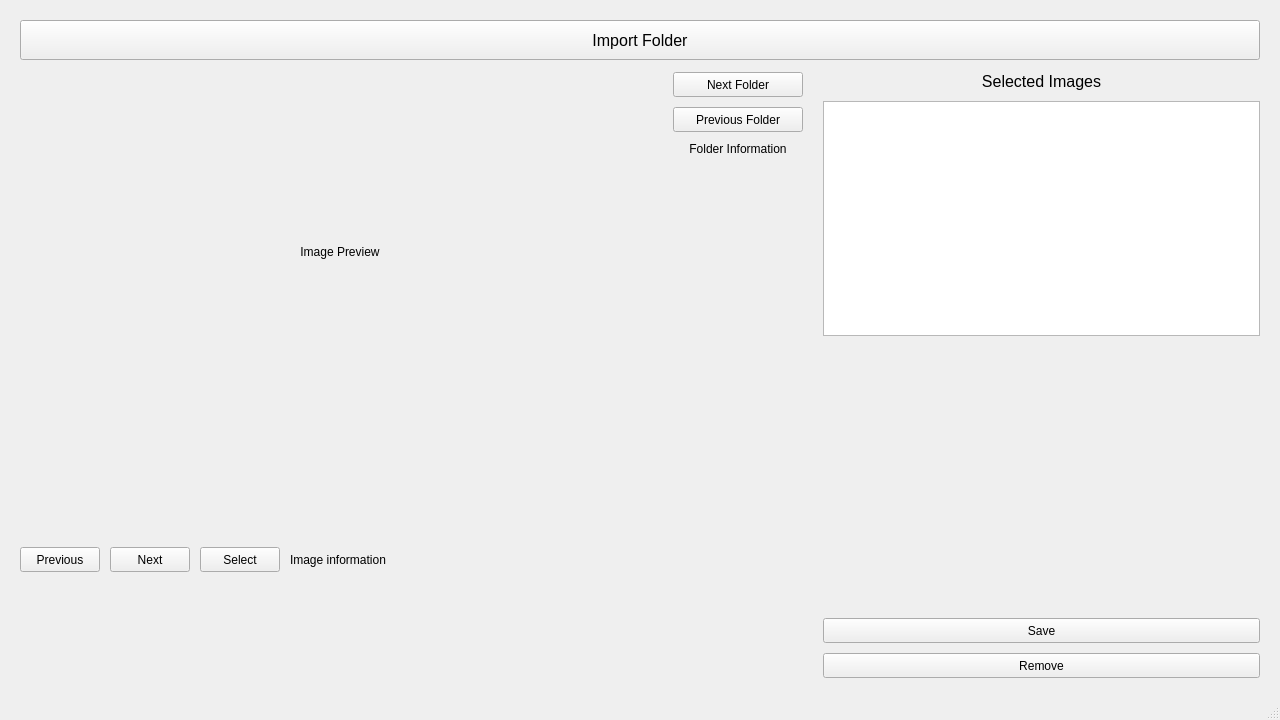
<?xml version="1.0" encoding="UTF-8"?>
<ui version="4.0">
 <class>MainWindow</class>
 <widget class="QMainWindow" name="MainWindow">
  <property name="geometry">
   <rect>
    <x>0</x>
    <y>0</y>
    <width>1280</width>
    <height>720</height>
   </rect>
  </property>
  <property name="minimumSize">
   <size>
    <width>1280</width>
    <height>720</height>
   </size>
  </property>
  <property name="maximumSize">
   <size>
    <width>1280</width>
    <height>720</height>
   </size>
  </property>
  <property name="windowTitle">
   <string>Image Sorter Application</string>
  </property>
  <widget class="QWidget" name="centralwidget">
   <layout class="QVBoxLayout" name="mainVerticalLayout">
    <property name="spacing">
     <number>12</number>
    </property>
    <property name="leftMargin">
     <number>20</number>
    </property>
    <property name="topMargin">
     <number>20</number>
    </property>
    <property name="rightMargin">
     <number>20</number>
    </property>
    <property name="bottomMargin">
     <number>20</number>
    </property>
    <item>
     <widget class="QPushButton" name="importFolderButton">
      <property name="minimumSize">
       <size>
        <width>0</width>
        <height>40</height>
       </size>
      </property>
      <property name="font">
       <font>
        <pointsize>12</pointsize>
       </font>
      </property>
      <property name="text">
       <string>Import Folder</string>
      </property>
     </widget>
    </item>
    <item>
     <layout class="QHBoxLayout" name="centralHorizontalLayout">
      <property name="spacing">
       <number>20</number>
      </property>
      <item>
       <layout class="QVBoxLayout" name="imagePreviewArea">
        <property name="spacing">
         <number>10</number>
        </property>
        <item>
         <layout class="QVBoxLayout" name="imageAreaLayout">
          <item>
           <widget class="QLabel" name="imagePlaceholderLabel">
            <property name="sizePolicy">
             <sizepolicy hsizetype="Fixed" vsizetype="Fixed">
              <horstretch>0</horstretch>
              <verstretch>0</verstretch>
             </sizepolicy>
            </property>
            <property name="minimumSize">
             <size>
              <width>640</width>
              <height>360</height>
             </size>
            </property>
            <property name="maximumSize">
             <size>
              <width>640</width>
              <height>360</height>
             </size>
            </property>
            <property name="text">
             <string>Image Preview</string>
            </property>
            <property name="alignment">
             <set>Qt::AlignCenter</set>
            </property>
            <property name="wordWrap">
             <bool>true</bool>
            </property>
           </widget>
          </item>
         </layout>
        </item>
        <item>
         <layout class="QHBoxLayout" name="imageNavButtonsLayout">
          <property name="spacing">
           <number>10</number>
          </property>
          <item>
           <widget class="QPushButton" name="prevImageButton">
            <property name="sizePolicy">
             <sizepolicy hsizetype="Fixed" vsizetype="Fixed">
              <horstretch>0</horstretch>
              <verstretch>0</verstretch>
             </sizepolicy>
            </property>
            <property name="minimumSize">
             <size>
              <width>80</width>
              <height>25</height>
             </size>
            </property>
            <property name="maximumSize">
             <size>
              <width>80</width>
              <height>25</height>
             </size>
            </property>
            <property name="text">
             <string>Previous</string>
            </property>
           </widget>
          </item>
          <item>
           <widget class="QPushButton" name="nextImageButton">
            <property name="sizePolicy">
             <sizepolicy hsizetype="Fixed" vsizetype="Fixed">
              <horstretch>0</horstretch>
              <verstretch>0</verstretch>
             </sizepolicy>
            </property>
            <property name="minimumSize">
             <size>
              <width>80</width>
              <height>25</height>
             </size>
            </property>
            <property name="maximumSize">
             <size>
              <width>80</width>
              <height>25</height>
             </size>
            </property>
            <property name="text">
             <string>Next</string>
            </property>
           </widget>
          </item>
          <item>
           <widget class="QPushButton" name="selectImageButton">
            <property name="sizePolicy">
             <sizepolicy hsizetype="Fixed" vsizetype="Fixed">
              <horstretch>0</horstretch>
              <verstretch>0</verstretch>
             </sizepolicy>
            </property>
            <property name="minimumSize">
             <size>
              <width>80</width>
              <height>25</height>
             </size>
            </property>
            <property name="maximumSize">
             <size>
              <width>80</width>
              <height>25</height>
             </size>
            </property>
            <property name="text">
             <string>Select</string>
            </property>
           </widget>
          </item>
          <item>
           <widget class="QLabel" name="image_label">
            <property name="text">
             <string>Image information</string>
            </property>
           </widget>
          </item>
          <item>
           <spacer name="horizontalSpacer_3">
            <property name="orientation">
             <enum>Qt::Horizontal</enum>
            </property>
            <property name="sizeHint" stdset="0">
             <size>
              <width>40</width>
              <height>20</height>
             </size>
            </property>
           </spacer>
          </item>
         </layout>
        </item>
       </layout>
      </item>
      <item>
       <layout class="QVBoxLayout" name="folderNavButtonsLayout">
        <property name="spacing">
         <number>10</number>
        </property>
        <item>
         <widget class="QPushButton" name="nextFolderButton">
          <property name="sizePolicy">
           <sizepolicy hsizetype="Fixed" vsizetype="Fixed">
            <horstretch>0</horstretch>
            <verstretch>0</verstretch>
           </sizepolicy>
          </property>
          <property name="minimumSize">
           <size>
            <width>130</width>
            <height>25</height>
           </size>
          </property>
          <property name="maximumSize">
           <size>
            <width>130</width>
            <height>25</height>
           </size>
          </property>
          <property name="text">
           <string>Next Folder</string>
          </property>
         </widget>
        </item>
        <item>
         <widget class="QPushButton" name="prevFolderButton">
          <property name="sizePolicy">
           <sizepolicy hsizetype="Fixed" vsizetype="Fixed">
            <horstretch>0</horstretch>
            <verstretch>0</verstretch>
           </sizepolicy>
          </property>
          <property name="minimumSize">
           <size>
            <width>130</width>
            <height>25</height>
           </size>
          </property>
          <property name="maximumSize">
           <size>
            <width>113</width>
            <height>25</height>
           </size>
          </property>
          <property name="text">
           <string>Previous Folder</string>
          </property>
         </widget>
        </item>
        <item>
         <widget class="QLabel" name="folder_label">
          <property name="text">
           <string>Folder Information</string>
          </property>
          <property name="alignment">
           <set>Qt::AlignCenter</set>
          </property>
         </widget>
        </item>
        <item>
         <spacer name="verticalSpacer_2">
          <property name="orientation">
           <enum>Qt::Vertical</enum>
          </property>
          <property name="sizeHint" stdset="0">
           <size>
            <width>20</width>
            <height>40</height>
           </size>
          </property>
         </spacer>
        </item>
       </layout>
      </item>
      <item>
       <layout class="QVBoxLayout" name="sidebarLayout">
        <property name="spacing">
         <number>10</number>
        </property>
        <item>
         <widget class="QLabel" name="selectedImagesLabel">
          <property name="font">
           <font>
            <pointsize>12</pointsize>
           </font>
          </property>
          <property name="text">
           <string>Selected Images</string>
          </property>
          <property name="alignment">
           <set>Qt::AlignCenter</set>
          </property>
         </widget>
        </item>
        <item>
         <widget class="QListWidget" name="selectedImagesList">
          <property name="sizePolicy">
           <sizepolicy hsizetype="Fixed" vsizetype="Expanding">
            <horstretch>0</horstretch>
            <verstretch>0</verstretch>
           </sizepolicy>
          </property>
          <property name="minimumSize">
           <size>
            <width>437</width>
            <height>235</height>
           </size>
          </property>
          <property name="maximumSize">
           <size>
            <width>437</width>
            <height>235</height>
           </size>
          </property>
         </widget>
        </item>
        <item>
         <spacer name="verticalSpacer_3">
          <property name="orientation">
           <enum>Qt::Vertical</enum>
          </property>
          <property name="sizeHint" stdset="0">
           <size>
            <width>20</width>
            <height>40</height>
           </size>
          </property>
         </spacer>
        </item>
        <item>
         <widget class="QPushButton" name="saveButton">
          <property name="sizePolicy">
           <sizepolicy hsizetype="Fixed" vsizetype="Fixed">
            <horstretch>0</horstretch>
            <verstretch>0</verstretch>
           </sizepolicy>
          </property>
          <property name="minimumSize">
           <size>
            <width>437</width>
            <height>25</height>
           </size>
          </property>
          <property name="maximumSize">
           <size>
            <width>437</width>
            <height>25</height>
           </size>
          </property>
          <property name="text">
           <string>Save</string>
          </property>
         </widget>
        </item>
        <item>
         <widget class="QPushButton" name="removeButton">
          <property name="sizePolicy">
           <sizepolicy hsizetype="Fixed" vsizetype="Fixed">
            <horstretch>0</horstretch>
            <verstretch>0</verstretch>
           </sizepolicy>
          </property>
          <property name="minimumSize">
           <size>
            <width>437</width>
            <height>25</height>
           </size>
          </property>
          <property name="maximumSize">
           <size>
            <width>437</width>
            <height>25</height>
           </size>
          </property>
          <property name="text">
           <string>Remove</string>
          </property>
         </widget>
        </item>
       </layout>
      </item>
     </layout>
    </item>
   </layout>
  </widget>
  <widget class="QMenuBar" name="menubar">
   <property name="geometry">
    <rect>
     <x>0</x>
     <y>0</y>
     <width>1280</width>
     <height>22</height>
    </rect>
   </property>
  </widget>
  <widget class="QStatusBar" name="statusbar"/>
 </widget>
 <resources/>
 <connections/>
</ui>
